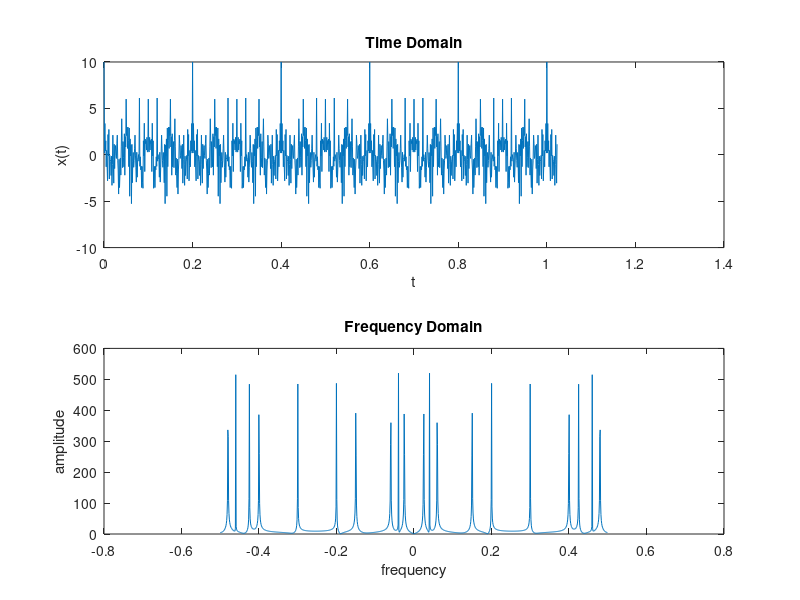

Here is the MATLAB script that generated this plot: (Note: this script raises an error after producing the figure.)
%PartA: Signal
N = 1024 %number of samples
fs = 1000 %sampling frequency @ 1kHz
t = (0:N-1)/fs %time

%discretized signal
x = cos(2*pi*20*t) + cos(2*pi*40*t) + cos(2*pi*75*t)+ cos(2*pi*100*t)+ cos(2*pi*200*t)+ cos(2*pi*300*t) + cos(2*pi*350*t)+ cos(2*pi*440*t) + cos(2*pi*460*t) + cos(2*pi*475*t)
figure(1)
subplot(211)
plot(t, x)
title('Time Domain')
xlabel('t')
ylabel('x(t)')
%spectra
X = fft(x, N)
f = (-N/2:N/2-1)/N %frequency values for plot
subplot(212)
plot(f, abs(X))
title('Frequency Domain')
xlabel('frequency')
ylabel('amplitude')

%PartC: Filter
y = doFilter(x)
figure(2)
subplot(211)
plot(t, y)
title('Time Domain')
xlabel('t')
ylabel('y(t)')
Y = fft(y, N)
subplot(212)
plot(f, abs(Y))
title('Frequency Domain')
xlabel('frequency')
ylabel('amplitude')

